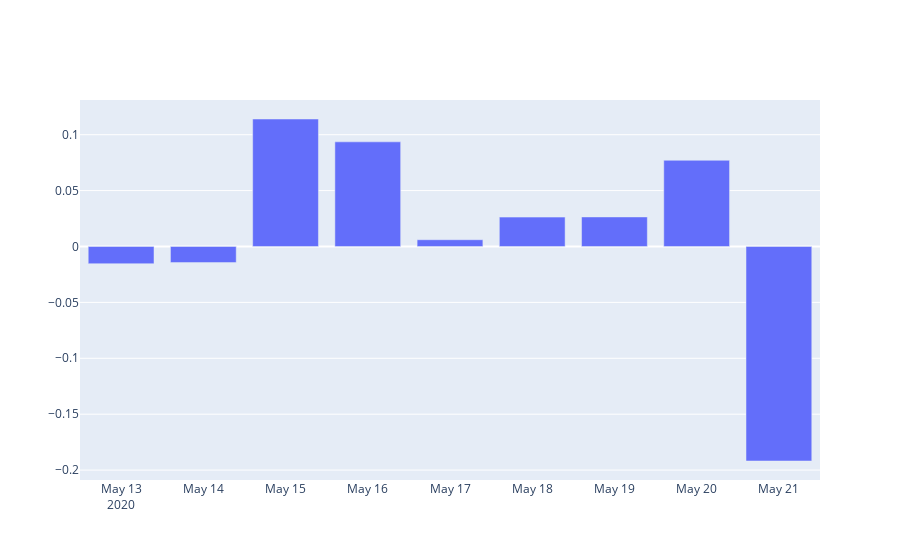

Notebook code cell kept with this figure:
### Code cell
import pandas as pd
import sqlalchemy
import pymysql
from sqlalchemy import create_engine
engine = create_engine('mysql+pymysql://root:zipcoder@localhost/twitter')
twitter_df = pd.read_sql("sentiments", con = engine)
twitter_df_date = twitter_df
twitter_df_date['Date'] = twitter_df_date['time_stamp'].astype(int)/(1000)
twitter_df_date['Date'] = twitter_df_date['Date'].map(lambda a: datetime.fromtimestamp(a).isoformat()[0:10])
twitter_df_avgSent = twitter_df_date.astype({'score': 'float'}).groupby("Date").agg({"score":"mean"})
twitter_df_avgSent.index
import plotly.graph_objects as go
y = twitter_df_avgSent["score"]
x = twitter_df_avgSent.index
fig = go.Figure(data=go.Bar(y=y,x=x))
fig.show()

### Figure 1 — Plotly figure (JSON) as saved in the notebook; plotly's stock layout.template omitted (floating-point values rounded to 4 significant figures)
{"data": [{"type": "bar", "x": ["2020-05-13", "2020-05-14", "2020-05-15", "2020-05-16", "2020-05-17", "2020-05-18", "2020-05-19", "2020-05-20", "2020-05-21"], "y": [-0.01538, -0.01442, 0.114, 0.0936, 0.006041, 0.02627, 0.02644, 0.07712, -0.1919]}], "layout": {}}
